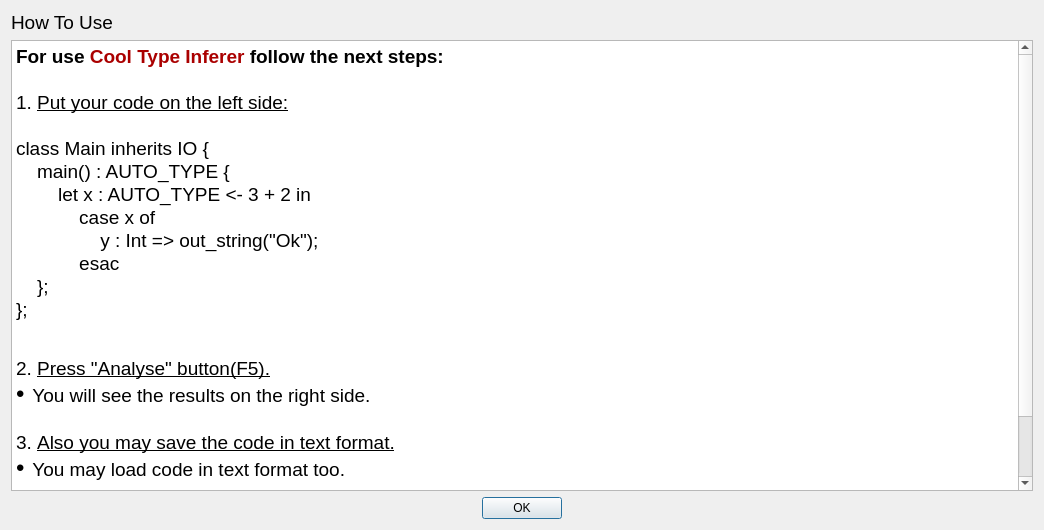
<?xml version="1.0" encoding="UTF-8"?>
<ui version="4.0">
 <class>Dialog</class>
 <widget class="QDialog" name="Dialog">
  <property name="geometry">
   <rect>
    <x>0</x>
    <y>0</y>
    <width>1044</width>
    <height>530</height>
   </rect>
  </property>
  <property name="windowTitle">
   <string>How To Use</string>
  </property>
  <property name="windowIcon">
   <iconset>
    <normaloff>images/Qt.ico</normaloff>images/Qt.ico</iconset>
  </property>
  <layout class="QGridLayout" name="gridLayout">
   <item row="2" column="0">
    <widget class="QDialogButtonBox" name="buttonBox">
     <property name="orientation">
      <enum>Qt::Horizontal</enum>
     </property>
     <property name="standardButtons">
      <set>QDialogButtonBox::Ok</set>
     </property>
     <property name="centerButtons">
      <bool>true</bool>
     </property>
    </widget>
   </item>
   <item row="1" column="0">
    <widget class="QTextBrowser" name="textBrowser">
     <property name="html">
      <string>&lt;!DOCTYPE HTML PUBLIC &quot;-//W3C//DTD HTML 4.0//EN&quot; &quot;http://www.w3.org/TR/REC-html40/strict.dtd&quot;&gt;
&lt;html&gt;&lt;head&gt;&lt;meta name=&quot;qrichtext&quot; content=&quot;1&quot; /&gt;&lt;style type=&quot;text/css&quot;&gt;
p, li { white-space: pre-wrap; }
&lt;/style&gt;&lt;/head&gt;&lt;body style=&quot; font-family:'MS Shell Dlg 2'; font-size:8.25pt; font-weight:400; font-style:normal;&quot;&gt;
&lt;p style=&quot; margin-top:0px; margin-bottom:0px; margin-left:0px; margin-right:0px; -qt-block-indent:0; text-indent:0px;&quot;&gt;&lt;span style=&quot; font-size:14pt; font-weight:600;&quot;&gt;For use &lt;/span&gt;&lt;span style=&quot; font-size:14pt; font-weight:600; color:#aa0000;&quot;&gt;Cool Type Inferer&lt;/span&gt;&lt;span style=&quot; font-size:14pt; font-weight:600;&quot;&gt; follow the next steps:&lt;/span&gt;&lt;/p&gt;
&lt;p style=&quot;-qt-paragraph-type:empty; margin-top:0px; margin-bottom:0px; margin-left:0px; margin-right:0px; -qt-block-indent:0; text-indent:0px; font-size:14pt;&quot;&gt;&lt;br /&gt;&lt;/p&gt;
&lt;p style=&quot; margin-top:0px; margin-bottom:0px; margin-left:0px; margin-right:0px; -qt-block-indent:0; text-indent:0px;&quot;&gt;&lt;span style=&quot; font-size:14pt;&quot;&gt;1. &lt;/span&gt;&lt;span style=&quot; font-size:14pt; text-decoration: underline;&quot;&gt;Put your code on the left side:&lt;/span&gt;&lt;/p&gt;
&lt;p style=&quot;-qt-paragraph-type:empty; margin-top:0px; margin-bottom:0px; margin-left:0px; margin-right:0px; -qt-block-indent:0; text-indent:0px; font-size:14pt;&quot;&gt;&lt;br /&gt;&lt;/p&gt;
&lt;p style=&quot; margin-top:0px; margin-bottom:0px; margin-left:0px; margin-right:0px; -qt-block-indent:0; text-indent:0px;&quot;&gt;&lt;span style=&quot; font-size:14pt;&quot;&gt;class Main inherits IO {&lt;/span&gt;&lt;/p&gt;
&lt;p style=&quot; margin-top:0px; margin-bottom:0px; margin-left:0px; margin-right:0px; -qt-block-indent:0; text-indent:0px;&quot;&gt;&lt;span style=&quot; font-size:14pt;&quot;&gt;    main() : AUTO_TYPE {&lt;/span&gt;&lt;/p&gt;
&lt;p style=&quot; margin-top:0px; margin-bottom:0px; margin-left:0px; margin-right:0px; -qt-block-indent:0; text-indent:0px;&quot;&gt;&lt;span style=&quot; font-size:14pt;&quot;&gt;        let x : AUTO_TYPE &amp;lt;- 3 + 2 in&lt;/span&gt;&lt;/p&gt;
&lt;p style=&quot; margin-top:0px; margin-bottom:0px; margin-left:0px; margin-right:0px; -qt-block-indent:0; text-indent:0px;&quot;&gt;&lt;span style=&quot; font-size:14pt;&quot;&gt;            case x of&lt;/span&gt;&lt;/p&gt;
&lt;p style=&quot; margin-top:0px; margin-bottom:0px; margin-left:0px; margin-right:0px; -qt-block-indent:0; text-indent:0px;&quot;&gt;&lt;span style=&quot; font-size:14pt;&quot;&gt;                y : Int =&amp;gt; out_string(&amp;quot;Ok&amp;quot;);&lt;/span&gt;&lt;/p&gt;
&lt;p style=&quot; margin-top:0px; margin-bottom:0px; margin-left:0px; margin-right:0px; -qt-block-indent:0; text-indent:0px;&quot;&gt;&lt;span style=&quot; font-size:14pt;&quot;&gt;            esac&lt;/span&gt;&lt;/p&gt;
&lt;p style=&quot; margin-top:0px; margin-bottom:0px; margin-left:0px; margin-right:0px; -qt-block-indent:0; text-indent:0px;&quot;&gt;&lt;span style=&quot; font-size:14pt;&quot;&gt;    };&lt;/span&gt;&lt;/p&gt;
&lt;p style=&quot; margin-top:0px; margin-bottom:0px; margin-left:0px; margin-right:0px; -qt-block-indent:0; text-indent:0px;&quot;&gt;&lt;span style=&quot; font-size:14pt;&quot;&gt;};&lt;/span&gt;&lt;/p&gt;
&lt;p style=&quot;-qt-paragraph-type:empty; margin-top:0px; margin-bottom:0px; margin-left:0px; margin-right:0px; -qt-block-indent:0; text-indent:0px; font-size:14pt;&quot;&gt;&lt;br /&gt;&lt;/p&gt;
&lt;p style=&quot;-qt-paragraph-type:empty; margin-top:0px; margin-bottom:0px; margin-left:0px; margin-right:0px; -qt-block-indent:0; text-indent:0px;&quot;&gt;&lt;br /&gt;&lt;/p&gt;
&lt;p style=&quot; margin-top:0px; margin-bottom:0px; margin-left:0px; margin-right:0px; -qt-block-indent:0; text-indent:0px;&quot;&gt;&lt;span style=&quot; font-size:14pt;&quot;&gt;2. &lt;/span&gt;&lt;span style=&quot; font-size:14pt; text-decoration: underline;&quot;&gt;Press &amp;quot;Analyse&amp;quot; button(F5).&lt;/span&gt;&lt;/p&gt;
&lt;p style=&quot; margin-top:0px; margin-bottom:0px; margin-left:0px; margin-right:0px; -qt-block-indent:0; text-indent:0px;&quot;&gt;&lt;span style=&quot; font-family:'Consolas,Courier New,monospace'; font-size:18pt; color:#000000;&quot;&gt;•&lt;/span&gt;&lt;span style=&quot; font-family:'Consolas,Courier New,monospace'; font-size:8pt; color:#e6db74;&quot;&gt; &lt;/span&gt;&lt;span style=&quot; font-size:14pt;&quot;&gt; You will see the results on the right side.&lt;/span&gt;&lt;/p&gt;
&lt;p style=&quot;-qt-paragraph-type:empty; margin-top:0px; margin-bottom:0px; margin-left:0px; margin-right:0px; -qt-block-indent:0; text-indent:0px; font-size:14pt;&quot;&gt;&lt;br /&gt;&lt;/p&gt;
&lt;p style=&quot; margin-top:0px; margin-bottom:0px; margin-left:0px; margin-right:0px; -qt-block-indent:0; text-indent:0px;&quot;&gt;&lt;span style=&quot; font-size:14pt;&quot;&gt;3. &lt;/span&gt;&lt;span style=&quot; font-size:14pt; text-decoration: underline;&quot;&gt;Also you may save the code in text format.&lt;/span&gt;&lt;/p&gt;
&lt;p style=&quot; margin-top:0px; margin-bottom:0px; margin-left:0px; margin-right:0px; -qt-block-indent:0; text-indent:0px;&quot;&gt;&lt;span style=&quot; font-family:'Consolas,Courier New,monospace'; font-size:18pt; color:#000000;&quot;&gt;•&lt;/span&gt;&lt;span style=&quot; font-family:'Consolas,Courier New,monospace'; font-size:8pt; color:#e6db74;&quot;&gt; &lt;/span&gt;&lt;span style=&quot; font-size:14pt;&quot;&gt; You may load code in text format too.&lt;/span&gt;&lt;/p&gt;
&lt;p style=&quot;-qt-paragraph-type:empty; margin-top:0px; margin-bottom:0px; margin-left:0px; margin-right:0px; -qt-block-indent:0; text-indent:0px; font-size:14pt;&quot;&gt;&lt;br /&gt;&lt;/p&gt;
&lt;p align=&quot;center&quot; style=&quot; margin-top:0px; margin-bottom:0px; margin-left:0px; margin-right:0px; -qt-block-indent:0; text-indent:0px;&quot;&gt;&lt;span style=&quot; font-size:36pt; color:#005500;&quot;&gt;¡THANKS FOR USE COOL TYPE INFERER!&lt;/span&gt;&lt;/p&gt;&lt;/body&gt;&lt;/html&gt;</string>
     </property>
    </widget>
   </item>
   <item row="0" column="0">
    <widget class="QLabel" name="label">
     <property name="font">
      <font>
       <family>Tahoma</family>
       <pointsize>14</pointsize>
      </font>
     </property>
     <property name="text">
      <string>How To Use</string>
     </property>
    </widget>
   </item>
  </layout>
 </widget>
 <resources/>
 <connections>
  <connection>
   <sender>buttonBox</sender>
   <signal>accepted()</signal>
   <receiver>Dialog</receiver>
   <slot>accept()</slot>
   <hints>
    <hint type="sourcelabel">
     <x>248</x>
     <y>254</y>
    </hint>
    <hint type="destinationlabel">
     <x>157</x>
     <y>274</y>
    </hint>
   </hints>
  </connection>
  <connection>
   <sender>buttonBox</sender>
   <signal>rejected()</signal>
   <receiver>Dialog</receiver>
   <slot>reject()</slot>
   <hints>
    <hint type="sourcelabel">
     <x>316</x>
     <y>260</y>
    </hint>
    <hint type="destinationlabel">
     <x>286</x>
     <y>274</y>
    </hint>
   </hints>
  </connection>
 </connections>
</ui>
